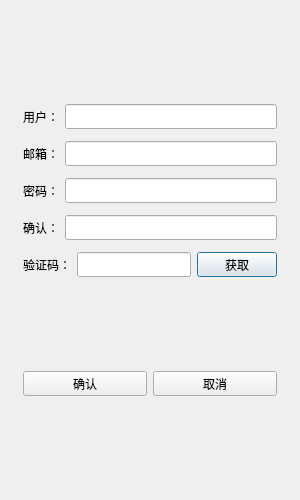
<?xml version="1.0" encoding="UTF-8"?>
<ui version="4.0">
 <class>RegisterDialog</class>
 <widget class="QDialog" name="RegisterDialog">
  <property name="geometry">
   <rect>
    <x>0</x>
    <y>0</y>
    <width>300</width>
    <height>500</height>
   </rect>
  </property>
  <property name="minimumSize">
   <size>
    <width>300</width>
    <height>500</height>
   </size>
  </property>
  <property name="maximumSize">
   <size>
    <width>300</width>
    <height>500</height>
   </size>
  </property>
  <property name="windowTitle">
   <string>Dialog</string>
  </property>
  <layout class="QVBoxLayout" name="verticalLayout_2">
   <item>
    <layout class="QVBoxLayout" name="verticalLayout">
     <item>
      <widget class="QStackedWidget" name="stackedWidget">
       <widget class="QWidget" name="page">
        <layout class="QVBoxLayout" name="verticalLayout_3">
         <item>
          <spacer name="verticalSpacer">
           <property name="orientation">
            <enum>Qt::Orientation::Vertical</enum>
           </property>
           <property name="sizeHint" stdset="0">
            <size>
             <width>20</width>
             <height>40</height>
            </size>
           </property>
          </spacer>
         </item>
         <item>
          <layout class="QHBoxLayout" name="horizontalLayout_4">
           <property name="leftMargin">
            <number>3</number>
           </property>
           <property name="topMargin">
            <number>3</number>
           </property>
           <property name="rightMargin">
            <number>3</number>
           </property>
           <property name="bottomMargin">
            <number>3</number>
           </property>
           <item>
            <widget class="QLabel" name="user_label">
             <property name="minimumSize">
              <size>
               <width>0</width>
               <height>25</height>
              </size>
             </property>
             <property name="maximumSize">
              <size>
               <width>16777215</width>
               <height>25</height>
              </size>
             </property>
             <property name="text">
              <string>用户：</string>
             </property>
            </widget>
           </item>
           <item>
            <widget class="QLineEdit" name="user_edit">
             <property name="minimumSize">
              <size>
               <width>0</width>
               <height>25</height>
              </size>
             </property>
             <property name="maximumSize">
              <size>
               <width>16777215</width>
               <height>25</height>
              </size>
             </property>
            </widget>
           </item>
          </layout>
         </item>
         <item>
          <layout class="QHBoxLayout" name="horizontalLayout_5">
           <property name="leftMargin">
            <number>3</number>
           </property>
           <property name="topMargin">
            <number>3</number>
           </property>
           <property name="rightMargin">
            <number>3</number>
           </property>
           <property name="bottomMargin">
            <number>3</number>
           </property>
           <item>
            <widget class="QLabel" name="email_label">
             <property name="minimumSize">
              <size>
               <width>0</width>
               <height>25</height>
              </size>
             </property>
             <property name="maximumSize">
              <size>
               <width>16777215</width>
               <height>25</height>
              </size>
             </property>
             <property name="text">
              <string>邮箱：</string>
             </property>
            </widget>
           </item>
           <item>
            <widget class="QLineEdit" name="email_edit">
             <property name="minimumSize">
              <size>
               <width>0</width>
               <height>25</height>
              </size>
             </property>
             <property name="maximumSize">
              <size>
               <width>16777215</width>
               <height>25</height>
              </size>
             </property>
            </widget>
           </item>
          </layout>
         </item>
         <item>
          <layout class="QHBoxLayout" name="horizontalLayout_6">
           <property name="leftMargin">
            <number>3</number>
           </property>
           <property name="topMargin">
            <number>3</number>
           </property>
           <property name="rightMargin">
            <number>3</number>
           </property>
           <property name="bottomMargin">
            <number>3</number>
           </property>
           <item>
            <widget class="QLabel" name="pass_edit">
             <property name="minimumSize">
              <size>
               <width>0</width>
               <height>25</height>
              </size>
             </property>
             <property name="maximumSize">
              <size>
               <width>16777215</width>
               <height>25</height>
              </size>
             </property>
             <property name="text">
              <string>密码：</string>
             </property>
            </widget>
           </item>
           <item>
            <widget class="QLineEdit" name="pass_label">
             <property name="minimumSize">
              <size>
               <width>0</width>
               <height>25</height>
              </size>
             </property>
             <property name="maximumSize">
              <size>
               <width>16777215</width>
               <height>25</height>
              </size>
             </property>
            </widget>
           </item>
          </layout>
         </item>
         <item>
          <layout class="QHBoxLayout" name="horizontalLayout_7">
           <property name="leftMargin">
            <number>3</number>
           </property>
           <property name="topMargin">
            <number>3</number>
           </property>
           <property name="rightMargin">
            <number>3</number>
           </property>
           <property name="bottomMargin">
            <number>3</number>
           </property>
           <item>
            <widget class="QLabel" name="confirm_label">
             <property name="minimumSize">
              <size>
               <width>0</width>
               <height>25</height>
              </size>
             </property>
             <property name="maximumSize">
              <size>
               <width>16777215</width>
               <height>25</height>
              </size>
             </property>
             <property name="text">
              <string>确认：</string>
             </property>
            </widget>
           </item>
           <item>
            <widget class="QLineEdit" name="confirm_edit">
             <property name="minimumSize">
              <size>
               <width>0</width>
               <height>25</height>
              </size>
             </property>
             <property name="maximumSize">
              <size>
               <width>16777215</width>
               <height>25</height>
              </size>
             </property>
            </widget>
           </item>
          </layout>
         </item>
         <item>
          <layout class="QHBoxLayout" name="horizontalLayout_8">
           <property name="leftMargin">
            <number>3</number>
           </property>
           <property name="topMargin">
            <number>3</number>
           </property>
           <property name="rightMargin">
            <number>3</number>
           </property>
           <property name="bottomMargin">
            <number>3</number>
           </property>
           <item>
            <widget class="QLabel" name="varify_label">
             <property name="minimumSize">
              <size>
               <width>0</width>
               <height>25</height>
              </size>
             </property>
             <property name="maximumSize">
              <size>
               <width>16777215</width>
               <height>25</height>
              </size>
             </property>
             <property name="text">
              <string>验证码：</string>
             </property>
            </widget>
           </item>
           <item>
            <widget class="QLineEdit" name="varify_edit">
             <property name="minimumSize">
              <size>
               <width>0</width>
               <height>25</height>
              </size>
             </property>
             <property name="maximumSize">
              <size>
               <width>16777215</width>
               <height>25</height>
              </size>
             </property>
            </widget>
           </item>
           <item>
            <widget class="QPushButton" name="get_code">
             <property name="minimumSize">
              <size>
               <width>0</width>
               <height>25</height>
              </size>
             </property>
             <property name="maximumSize">
              <size>
               <width>16777215</width>
               <height>25</height>
              </size>
             </property>
             <property name="text">
              <string>获取</string>
             </property>
            </widget>
           </item>
          </layout>
         </item>
         <item>
          <spacer name="verticalSpacer_2">
           <property name="orientation">
            <enum>Qt::Orientation::Vertical</enum>
           </property>
           <property name="sizeHint" stdset="0">
            <size>
             <width>20</width>
             <height>40</height>
            </size>
           </property>
          </spacer>
         </item>
         <item>
          <layout class="QHBoxLayout" name="horizontalLayout_9">
           <property name="leftMargin">
            <number>3</number>
           </property>
           <property name="topMargin">
            <number>3</number>
           </property>
           <property name="rightMargin">
            <number>3</number>
           </property>
           <property name="bottomMargin">
            <number>3</number>
           </property>
           <item>
            <widget class="QPushButton" name="pushButton_2">
             <property name="minimumSize">
              <size>
               <width>0</width>
               <height>25</height>
              </size>
             </property>
             <property name="maximumSize">
              <size>
               <width>16777215</width>
               <height>25</height>
              </size>
             </property>
             <property name="text">
              <string>确认</string>
             </property>
            </widget>
           </item>
           <item>
            <widget class="QPushButton" name="pushButton_3">
             <property name="minimumSize">
              <size>
               <width>0</width>
               <height>25</height>
              </size>
             </property>
             <property name="maximumSize">
              <size>
               <width>16777215</width>
               <height>25</height>
              </size>
             </property>
             <property name="text">
              <string>取消</string>
             </property>
            </widget>
           </item>
          </layout>
         </item>
         <item>
          <spacer name="verticalSpacer_3">
           <property name="orientation">
            <enum>Qt::Orientation::Vertical</enum>
           </property>
           <property name="sizeHint" stdset="0">
            <size>
             <width>20</width>
             <height>40</height>
            </size>
           </property>
          </spacer>
         </item>
        </layout>
       </widget>
       <widget class="QWidget" name="page_2"/>
      </widget>
     </item>
    </layout>
   </item>
  </layout>
 </widget>
 <resources/>
 <connections/>
</ui>
